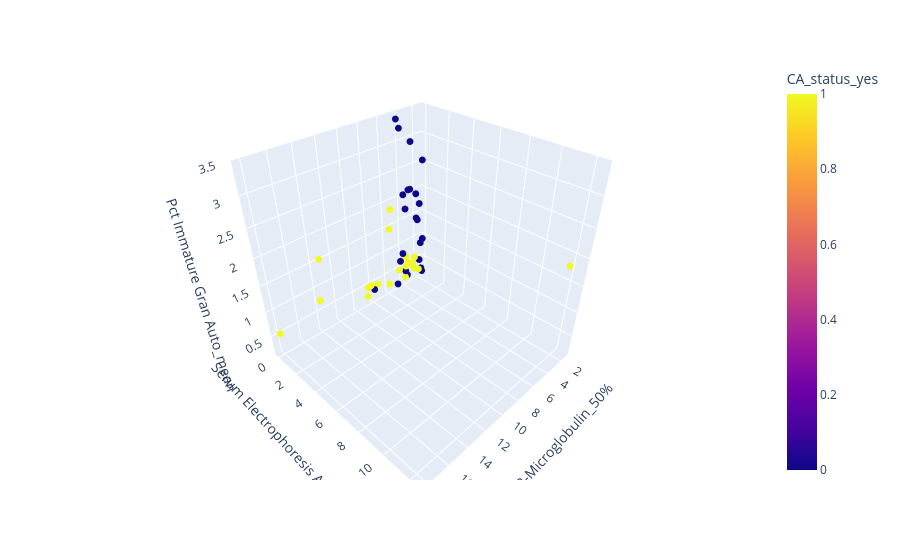

Notebook source saved alongside this figure:
### Markdown cell above
## 3D scatter

### Code cell
top3_features = X.columns[svm_set_ranks[selected_run].sorted_features.astype(int)[:3]].values
fig = px.scatter_3d(dataTable, x=top3_features[0], y=top3_features[1], z=top3_features[2],
          color=y_column_Classification)
fig.update_traces(marker_size = 4)
fig.show()

### Figure 1 — Plotly figure (JSON) as saved in the notebook; plotly's stock layout.template omitted (floating-point values rounded to 4 significant figures)
{"data": [{"hovertemplate": "Beta-2-Microglobulin_50%=%{x}<br>Serum Electrophoresis Alpha 2_std=%{y}<br>Pct Immature Gran Auto_mean=%{z}<br>CA_status_yes=%{marker.color}<extra></extra>", "legendgroup": "", "marker": {"color": [1, 1, 1, 1, 1, 1, 1, 1, 1, 1, 1, 1, 1, 1, 1, 1, 1, 1, 1, 1, 1, 0, 0, 0, 0, 0, 0, 0, 0, 0, 0, 0, 0, 0, 0, 0, 0, 0, 0, 0, 0, 0, 0, 0], "coloraxis": "coloraxis", "size": 4, "symbol": "circle"}, "mode": "markers", "name": "", "scene": "scene", "showlegend": false, "type": "scatter3d", "x": [18.1, 8.7, 13.9, 5.65, 3.7, 8.3, 3.65, 2.75, 2.5, 8.35, 3.7, 2.5, 5.8, 7.4, 8.6, 2.8, 13.5, 2.05, 4.7, 3.8, 5.7, 5.7, 7.85, 1.5, 1.7, 3.35, 2.5, 3.5, 1.45, 3.35, 1.8, 4.2, 3.9, 3.7, 2.2, 1.4, 2.9, 4.5, 2, 2.1, 1.4, 4.1, 4.6, 3.65], "y": [0.08944, 0.1773, 0.08667, 0.1915, 0.08345, 0.1317, 0.2293, 12.41, 0.03536, 0.09904, 0.08165, 0.07868, 0, 0.08367, 0, 0.07071, 0.1, 0.1418, 0.1732, 0.0744, 0.05, 0.8, 0.07647, 0, 0.08837, 0.3317, 0.2558, 0.05774, 0.05477, 0.1506, 0.06152, 0.05774, 0.07071, 0.105, 0.04629, 0.07164, 0.06901, 0.05774, 0.1832, 0.08333, 0.07831, 0.1, 0.2258, 0], "z": [0.5727, 0.5308, 0.7908, 1.9, 0.7429, 0.5333, 0.634, 2, 0.3556, 0.5214, 0.525, 0.625, 0.3, 0.475, 0.3, 0.5, 1.583, 0.31, 0.54, 0.28, 1.5, 0.4, 0.3926, 0.2643, 0.8833, 2.142, 1.99, 0.3, 0.2, 2.115, 1.729, 3.245, 2.05, 1.76, 1.458, 2.547, 2.957, 3.407, 0.5333, 1.416, 0.9522, 0.85, 0.7366, 0.4]}], "layout": {"autosize": true, "coloraxis": {"colorbar": {"title": {"text": "CA_status_yes"}}, "colorscale": [[0, "#0d0887"], [0.1111, "#46039f"], [0.2222, "#7201a8"], [0.3333, "#9c179e"], [0.4444, "#bd3786"], [0.5556, "#d8576b"], [0.6667, "#ed7953"], [0.7778, "#fb9f3a"], [0.8889, "#fdca26"], [1, "#f0f921"]]}, "legend": {"tracegroupgap": 0}, "margin": {"t": 60}, "scene": {"aspectmode": "auto", "aspectratio": {"x": 1, "y": 1, "z": 1}, "domain": {"x": [0, 1], "y": [0, 1]}, "xaxis": {"title": {"text": "Beta-2-Microglobulin_50%"}, "type": "linear"}, "yaxis": {"title": {"text": "Serum Electrophoresis Alpha 2_std"}, "type": "linear"}, "zaxis": {"title": {"text": "Pct Immature Gran Auto_mean"}, "type": "linear"}}}}
